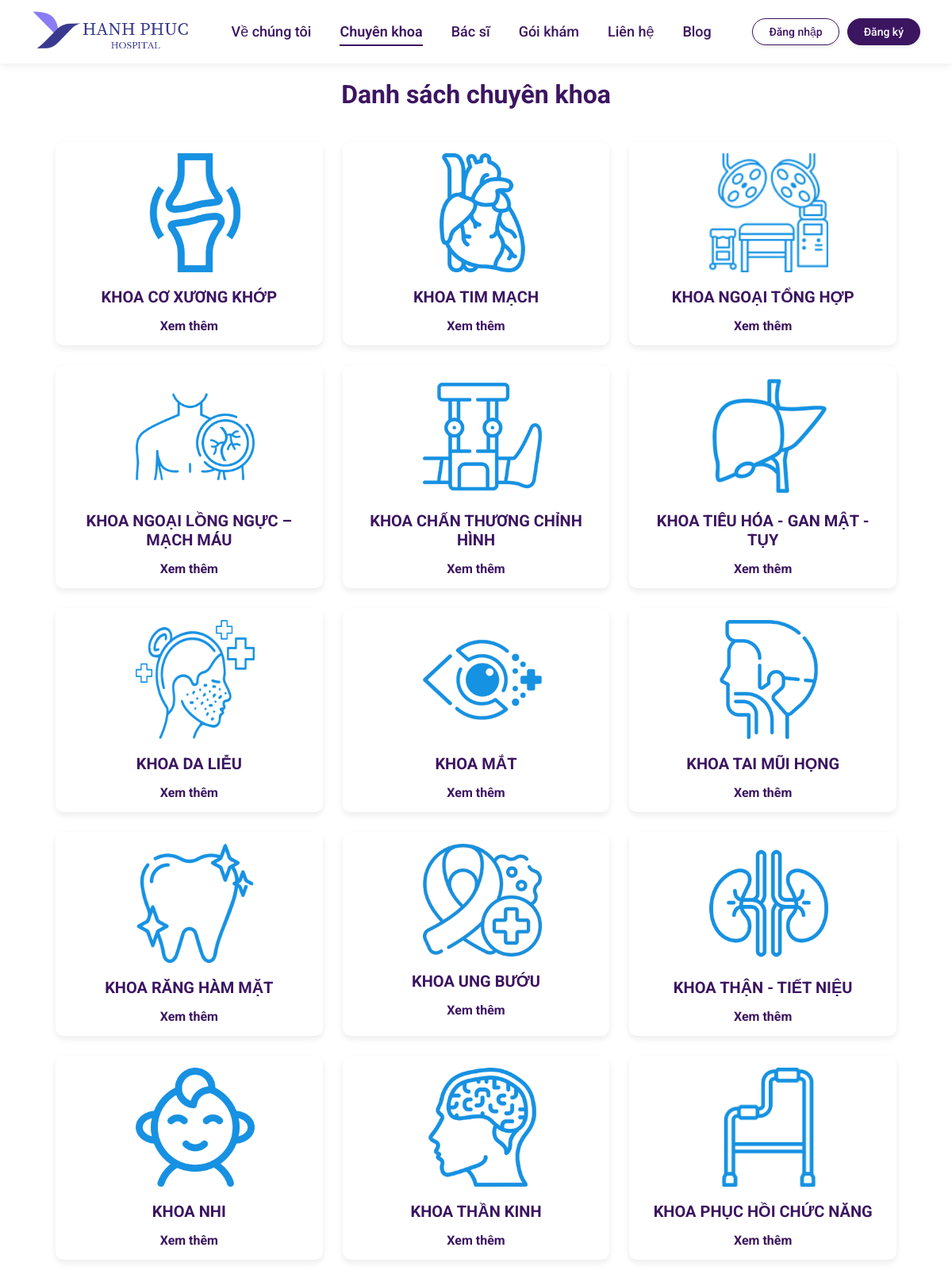
/?action=chuyenkhoa, run on the app's committed database.
### tables this page shows
CREATE TABLE `chuyenkhoa` (
  `machuyenkhoa` int(11) UNSIGNED NOT NULL,
  `tenchuyenkhoa` varchar(100) NOT NULL,
  `mota` varchar(5000) DEFAULT NULL,
  `dichvu` varchar(5000) NOT NULL,
  `trangthai` int(11) DEFAULT NULL,
  `img` varchar(100) NOT NULL
);

### Models/mchuyenkhoa.php (called while the page is built, shortened)
<?php
 class mChuyenKhoa{
        public function dschuyenkhoa(){
            $p = new clsKetNoi();
            $con = $p->moketnoi();
            $con->set_charset('utf8');
            if($con){
                $str = "select * from chuyenkhoa";
                $tbl = $con->query($str);
                return $tbl;
            }else{
                return false;
            }
        }
    }
?>

### Controllers/cchuyenkhoa.php (called while the page is built)
<?php
include_once("Models/mchuyenkhoa.php");
class cChuyenKhoa{
    public function getAllChuyenKhoa(){
        $p = new mChuyenKhoa();
        $tbl = $p->dschuyenkhoa();
        if(!$tbl){
            return -1;
        }else{
            if($tbl->num_rows > 0){
                return $tbl;
            }else{
                return 0;
            }
        }
    }
}
?>

### Views/benhnhan/pages/chuyenkhoa/index.php (the view, shortened to what this page needs)
<?php
include_once("Controllers/cchuyenkhoa.php");
$c = new cChuyenKhoa();
$ds = $c->getAllChuyenKhoa();
?>
<!DOCTYPE html>
<html lang="vi">
<head>
</head>
<body>
    <h1>Danh sách chuyên khoa</h1>
    <div class="chuyen-khoa-container">
        <?php
        if (is_int($ds) && $ds == -1) {
            echo "<p style='text-align:center; color:red;'>Lỗi kết nối dữ liệu.</p>";
        } elseif (is_int($ds) && $ds == 0) {
            echo "<p style='text-align:center;'>Không có chuyên khoa nào.</p>";
        } else {
            while ($row = $ds->fetch_assoc()) {
                echo '<div class="khoa">';
                echo '<img src="Assets/img/' . htmlspecialchars($row['img']) . '" alt="Ảnh chuyên khoa">';
                echo '<div class="khoa-content">';
                echo '<h3>' . htmlspecialchars($row['tenchuyenkhoa']) . '</h3>';
                echo '<a href="?action=chitietchuyenkhoa&id=' . htmlspecialchars($row['machuyenkhoa']) . '" class="xem-them">Xem thêm</a>';
                echo '</div>';
                echo '</div>';
            }
        }
        ?>
    </div>
</body>
</html>

### Views/benhnhan/layout/header.php (style rules this page uses)
* { margin: 0; padding: 0; box-sizing: border-box; font-family: 'Roboto', sans-serif; }
body { background-color: #f8f9fa; }

### Views/benhnhan/pages/chuyenkhoa/index.php (style rules this page uses)
body { font-family: Arial, sans-serif; background: white; margin-top:100px; }
h1 { text-align: center; color: #3c1561; margin-top: 30px; }
.chuyen-khoa-container { max-width: 1100px; margin: 40px auto; display: grid; grid-template-columns: repeat(auto-fit, minmax(280px, 1fr)); gap: 25px; padding: 0 20px; }
.khoa { padding-top: 5px; background: white; border-radius: 10px; overflow: hidden; box-shadow: 0 4px 8px rgba(0,0,0,0.08); transition: transform 0.3s, box-shadow 0.3s; }
.khoa img { width: 150px; margin-left: 30%; object-fit: cover; padding-top: 10px; }
.khoa-content { padding: 15px; }
.khoa-content h3 { color: #3c1561; margin-bottom: 5px; font-size: 20px; text-align: center; }
.xem-them { display: block; text-align: center; padding-top:10px; color: #3c1561; font-weight: bold; text-decoration: none; transition: color 0.3s; }

### data on the page
chuyenkhoa: img (picture), tenchuyenkhoa "KHOA CƠ XƯƠNG KHỚP"
chuyenkhoa: img (picture), tenchuyenkhoa "KHOA TIM MẠCH"
chuyenkhoa: img (picture), tenchuyenkhoa "KHOA NGOẠI TỔNG HỢP"
chuyenkhoa: img (picture), tenchuyenkhoa "KHOA NGOẠI LỒNG NGỰC – MẠCH MÁU"
chuyenkhoa: img (picture), tenchuyenkhoa "KHOA CHẤN THƯƠNG CHỈNH HÌNH"
chuyenkhoa: img (picture), tenchuyenkhoa "KHOA TIÊU HÓA - GAN MẬT - TỤY"
chuyenkhoa: img (picture), tenchuyenkhoa "KHOA DA LIỄU"
chuyenkhoa: img (picture), tenchuyenkhoa "KHOA MẮT"
chuyenkhoa: img (picture), tenchuyenkhoa "KHOA TAI MŨI HỌNG"
chuyenkhoa: img (picture), tenchuyenkhoa "KHOA RĂNG HÀM MẶT"
chuyenkhoa: img (picture), tenchuyenkhoa "KHOA UNG BƯỚU"
chuyenkhoa: img (picture), tenchuyenkhoa "KHOA THẬN - TIẾT NIỆU"
chuyenkhoa: img (picture), tenchuyenkhoa "KHOA NHI"
chuyenkhoa: img (picture), tenchuyenkhoa "KHOA THẦN KINH"
chuyenkhoa: img (picture), tenchuyenkhoa "KHOA PHỤC HỒI CHỨC NĂNG"
